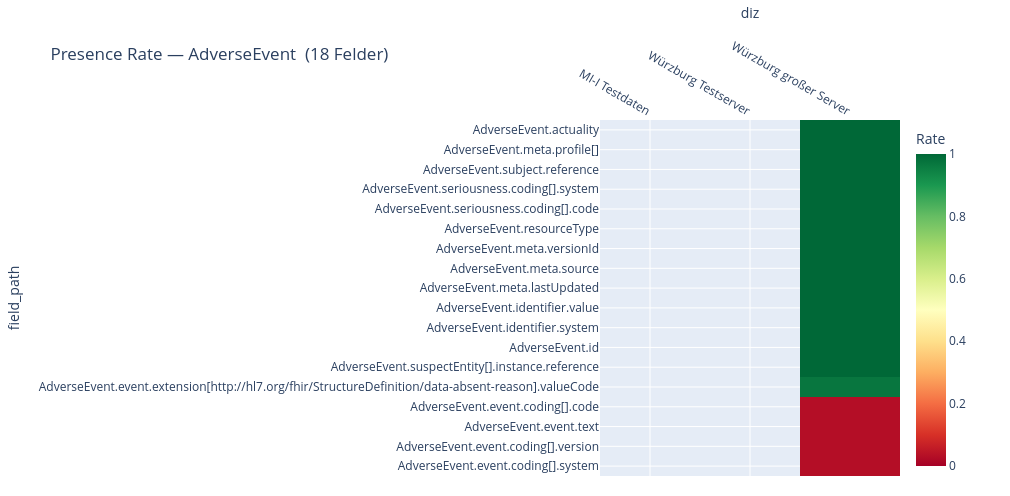
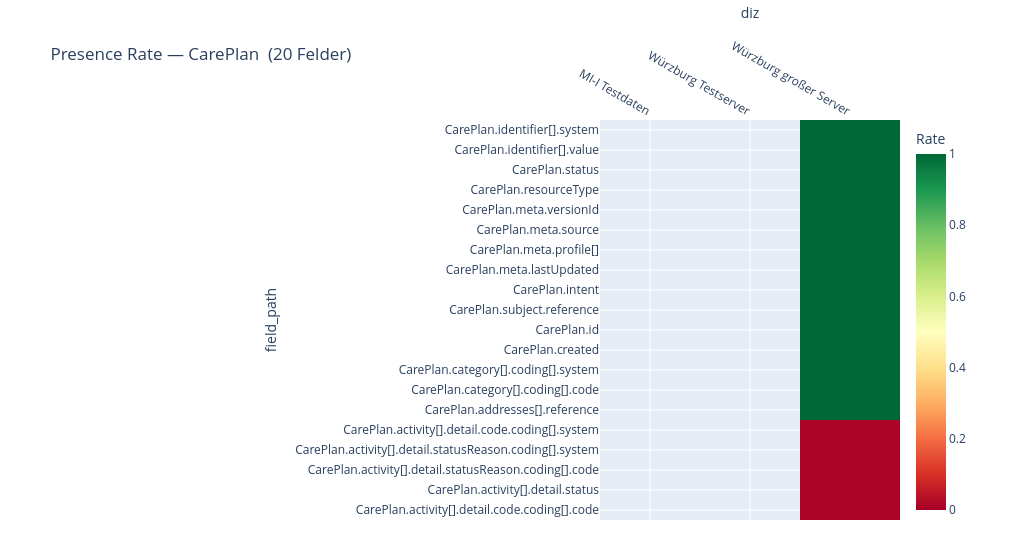
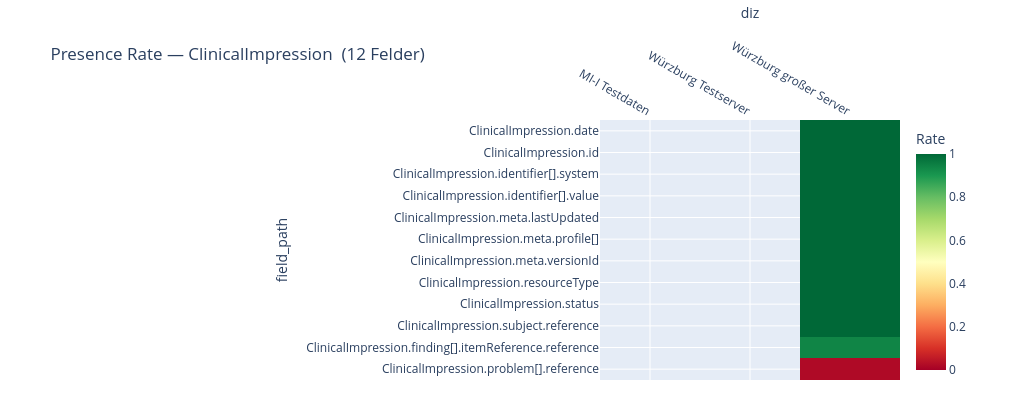
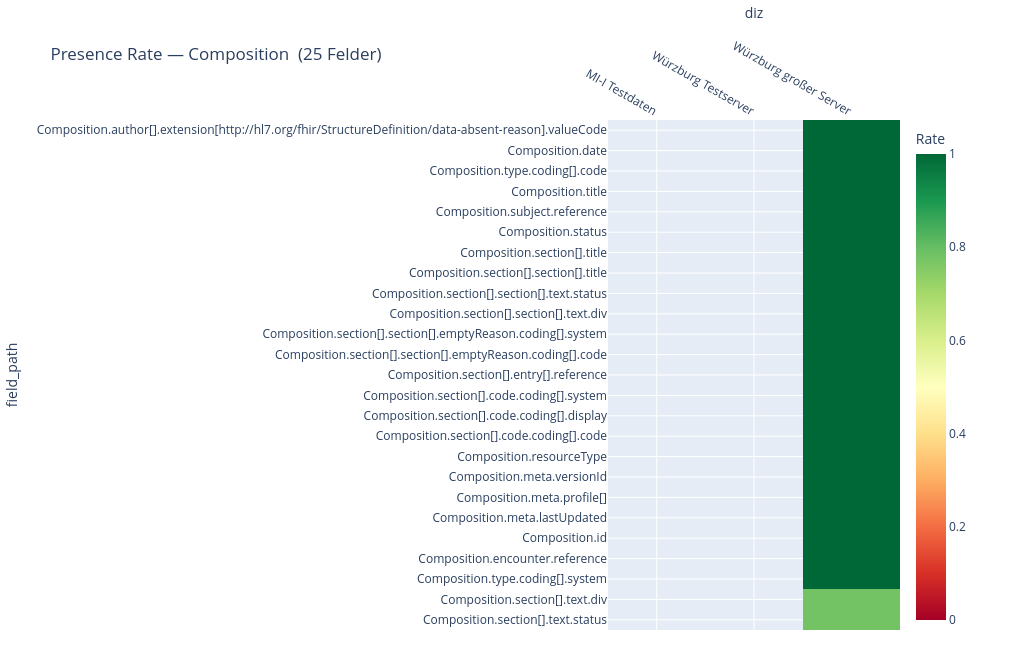

Source (notebook cell) for these figures, in order:
### Markdown cell above
***
## 2. Vollständigkeitsanalyse (Presence Rates)

Heatmap je Feld (Zeile) und DIZ (Spalte). Grün = immer vorhanden (1.0), Rot = nie (0.0), Grau/leer = Feld nicht im Profiling-Lauf dieser DIZ (NaN ≠ 0 %). Quelle: `*_fields.csv` → `presence_rate`, nur Datenfelder (`_is_data_field = True`).

### Code cell
# Globaler linker Rand aus ALLEN Feldnamen — sonst variiert Spaltenbreite je Ressourcentyp
_hm_l_margin = (
    max(180, min(int(max(len(s) for s in df_fields["field_path"].unique()) * 7), 600))
    if not df_fields.empty else 300
)
_HM_COL_PX = 90


def presence_heatmap(resource_type: str, min_presence_any_diz: float = 0.0):
    sub = df_fields[
        (df_fields["resource_type"] == resource_type) &
        (df_fields["_is_data_field"])
    ].copy()

    if sub.empty:
        print(f"Keine skalaren Felder für {resource_type} gefunden.")
        return

    pivot = sub.pivot_table(
        index="field_path", columns="diz",
        values="presence_rate", aggfunc="first"
    ).reindex(columns=LOADED_DIZ)

    pivot = pivot[pivot.max(axis=1) > min_presence_any_diz]

    if pivot.empty:
        print(f"Keine Felder über Schwellwert {min_presence_any_diz} für {resource_type}.")
        return

    pivot = pivot.loc[pivot.mean(axis=1).sort_values(ascending=False).index]

    height = max(400, len(pivot) * 22 + 100)
    width  = len(LOADED_DIZ) * _HM_COL_PX + _hm_l_margin + 140

    fig = px.imshow(
        pivot,
        color_continuous_scale="RdYlGn",
        zmin=0, zmax=1,
        aspect="auto",
        title=f"Presence Rate — {resource_type}  ({len(pivot)} Felder)",
        labels={"color": "Presence Rate"},
        height=height,
        width=width,
    )
    fig.update_xaxes(side="top")
    fig.update_layout(
        margin=dict(l=_hm_l_margin, r=110, t=80, b=20),
        coloraxis_colorbar_title="Rate",
    )
    fig.show()


# ── Heatmap für alle Ressourcentypen ─────────────────────────────────────
for rt in ALL_RT:
    presence_heatmap(rt)

### Figure 1 — Plotly figure (JSON) as saved in the notebook; plotly's stock layout.template omitted (floating-point values rounded to 4 significant figures)
{"data": [{"coloraxis": "coloraxis", "name": "0", "x": ["MI-I Testdaten", "Würzburg Testserver", "Würzburg großer Server"], "y": ["AdverseEvent.actuality", "AdverseEvent.meta.profile[]", "AdverseEvent.subject.reference", "AdverseEvent.seriousness.coding[].system", "AdverseEvent.seriousness.coding[].code", "AdverseEvent.resourceType", "AdverseEvent.meta.versionId", "AdverseEvent.meta.source", "AdverseEvent.meta.lastUpdated", "AdverseEvent.identifier.value", "AdverseEvent.identifier.system", "AdverseEvent.id", "AdverseEvent.suspectEntity[].instance.reference", "AdverseEvent.event.extension[http://hl7.org/fhir/StructureDefinition/data-absent-reason].valueCode", "AdverseEvent.event.coding[].code", "AdverseEvent.event.text", "AdverseEvent.event.coding[].version", "AdverseEvent.event.coding[].system"], "z": [[NaN, NaN, 1.0], [NaN, NaN, 1.0], [NaN, NaN, 1.0], [NaN, NaN, 1.0], [NaN, NaN, 1.0], [NaN, NaN, 1.0], [NaN, NaN, 1.0], [NaN, NaN, 1.0], [NaN, NaN, 1.0], [NaN, NaN, 1.0], [NaN, NaN, 1.0], [NaN, NaN, 1.0], [NaN, NaN, 1.0], [NaN, NaN, 0.97], [NaN, NaN, 0.03], [NaN, NaN, 0.03], [NaN, NaN, 0.03], [NaN, NaN, 0.03]], "type": "heatmap", "xaxis": "x", "yaxis": "y", "hovertemplate": "diz: %{x}<br>field_path: %{y}<br>Presence Rate: %{z}<extra></extra>"}], "layout": {"xaxis": {"anchor": "y", "domain": [0.0, 1.0], "title": {"text": "diz"}, "side": "top"}, "yaxis": {"anchor": "x", "domain": [0.0, 1.0], "autorange": "reversed", "title": {"text": "field_path"}}, "coloraxis": {"colorbar": {"title": {"text": "Rate"}}, "colorscale": [[0.0, "rgb(165,0,38)"], [0.1, "rgb(215,48,39)"], [0.2, "rgb(244,109,67)"], [0.3, "rgb(253,174,97)"], [0.4, "rgb(254,224,139)"], [0.5, "rgb(255,255,191)"], [0.6, "rgb(217,239,139)"], [0.7, "rgb(166,217,106)"], [0.8, "rgb(102,189,99)"], [0.9, "rgb(26,152,80)"], [1.0, "rgb(0,104,55)"]], "cmin": 0, "cmax": 1}, "title": {"text": "Presence Rate — AdverseEvent  (18 Felder)"}, "height": 496, "width": 1010, "margin": {"l": 600, "r": 110, "t": 80, "b": 20}}}

### Figure 2 — Plotly figure (JSON) as saved in the notebook; plotly's stock layout.template omitted (floating-point values rounded to 4 significant figures)
{"data": [{"coloraxis": "coloraxis", "name": "0", "x": ["MI-I Testdaten", "Würzburg Testserver", "Würzburg großer Server"], "y": ["CarePlan.identifier[].system", "CarePlan.identifier[].value", "CarePlan.status", "CarePlan.resourceType", "CarePlan.meta.versionId", "CarePlan.meta.source", "CarePlan.meta.profile[]", "CarePlan.meta.lastUpdated", "CarePlan.intent", "CarePlan.subject.reference", "CarePlan.id", "CarePlan.created", "CarePlan.category[].coding[].system", "CarePlan.category[].coding[].code", "CarePlan.addresses[].reference", "CarePlan.activity[].detail.code.coding[].system", "CarePlan.activity[].detail.statusReason.coding[].system", "CarePlan.activity[].detail.statusReason.coding[].code", "CarePlan.activity[].detail.status", "CarePlan.activity[].detail.code.coding[].code"], "z": [[NaN, NaN, 1.0], [NaN, NaN, 1.0], [NaN, NaN, 1.0], [NaN, NaN, 1.0], [NaN, NaN, 1.0], [NaN, NaN, 1.0], [NaN, NaN, 1.0], [NaN, NaN, 1.0], [NaN, NaN, 1.0], [NaN, NaN, 1.0], [NaN, NaN, 1.0], [NaN, NaN, 1.0], [NaN, NaN, 1.0], [NaN, NaN, 1.0], [NaN, NaN, 1.0], [NaN, NaN, 0.01], [NaN, NaN, 0.01], [NaN, NaN, 0.01], [NaN, NaN, 0.01], [NaN, NaN, 0.01]], "type": "heatmap", "xaxis": "x", "yaxis": "y", "hovertemplate": "diz: %{x}<br>field_path: %{y}<br>Presence Rate: %{z}<extra></extra>"}], "layout": {"xaxis": {"anchor": "y", "domain": [0.0, 1.0], "title": {"text": "diz"}, "side": "top"}, "yaxis": {"anchor": "x", "domain": [0.0, 1.0], "autorange": "reversed", "title": {"text": "field_path"}}, "coloraxis": {"colorbar": {"title": {"text": "Rate"}}, "colorscale": [[0.0, "rgb(165,0,38)"], [0.1, "rgb(215,48,39)"], [0.2, "rgb(244,109,67)"], [0.3, "rgb(253,174,97)"], [0.4, "rgb(254,224,139)"], [0.5, "rgb(255,255,191)"], [0.6, "rgb(217,239,139)"], [0.7, "rgb(166,217,106)"], [0.8, "rgb(102,189,99)"], [0.9, "rgb(26,152,80)"], [1.0, "rgb(0,104,55)"]], "cmin": 0, "cmax": 1}, "title": {"text": "Presence Rate — CarePlan  (20 Felder)"}, "height": 540, "width": 1010, "margin": {"l": 600, "r": 110, "t": 80, "b": 20}}}

### Figure 3 — Plotly figure (JSON) as saved in the notebook; plotly's stock layout.template omitted (floating-point values rounded to 4 significant figures)
{"data": [{"coloraxis": "coloraxis", "name": "0", "x": ["MI-I Testdaten", "Würzburg Testserver", "Würzburg großer Server"], "y": ["ClinicalImpression.date", "ClinicalImpression.id", "ClinicalImpression.identifier[].system", "ClinicalImpression.identifier[].value", "ClinicalImpression.meta.lastUpdated", "ClinicalImpression.meta.profile[]", "ClinicalImpression.meta.versionId", "ClinicalImpression.resourceType", "ClinicalImpression.status", "ClinicalImpression.subject.reference", "ClinicalImpression.finding[].itemReference.reference", "ClinicalImpression.problem[].reference"], "z": [[NaN, NaN, 1.0], [NaN, NaN, 1.0], [NaN, NaN, 1.0], [NaN, NaN, 1.0], [NaN, NaN, 1.0], [NaN, NaN, 1.0], [NaN, NaN, 1.0], [NaN, NaN, 1.0], [NaN, NaN, 1.0], [NaN, NaN, 1.0], [NaN, NaN, 0.94], [NaN, NaN, 0.02]], "type": "heatmap", "xaxis": "x", "yaxis": "y", "hovertemplate": "diz: %{x}<br>field_path: %{y}<br>Presence Rate: %{z}<extra></extra>"}], "layout": {"xaxis": {"anchor": "y", "domain": [0.0, 1.0], "title": {"text": "diz"}, "side": "top"}, "yaxis": {"anchor": "x", "domain": [0.0, 1.0], "autorange": "reversed", "title": {"text": "field_path"}}, "coloraxis": {"colorbar": {"title": {"text": "Rate"}}, "colorscale": [[0.0, "rgb(165,0,38)"], [0.1, "rgb(215,48,39)"], [0.2, "rgb(244,109,67)"], [0.3, "rgb(253,174,97)"], [0.4, "rgb(254,224,139)"], [0.5, "rgb(255,255,191)"], [0.6, "rgb(217,239,139)"], [0.7, "rgb(166,217,106)"], [0.8, "rgb(102,189,99)"], [0.9, "rgb(26,152,80)"], [1.0, "rgb(0,104,55)"]], "cmin": 0, "cmax": 1}, "title": {"text": "Presence Rate — ClinicalImpression  (12 Felder)"}, "height": 400, "width": 1010, "margin": {"l": 600, "r": 110, "t": 80, "b": 20}}}

### Figure 4 — Plotly figure (JSON) as saved in the notebook; plotly's stock layout.template omitted (floating-point values rounded to 4 significant figures)
{"data": [{"coloraxis": "coloraxis", "name": "0", "x": ["MI-I Testdaten", "Würzburg Testserver", "Würzburg großer Server"], "y": ["Composition.author[].extension[http://hl7.org/fhir/StructureDefinition/data-absent-reason].valueCode", "Composition.date", "Composition.type.coding[].code", "Composition.title", "Composition.subject.reference", "Composition.status", "Composition.section[].title", "Composition.section[].section[].title", "Composition.section[].section[].text.status", "Composition.section[].section[].text.div", "Composition.section[].section[].emptyReason.coding[].system", "Composition.section[].section[].emptyReason.coding[].code", "Composition.section[].entry[].reference", "Composition.section[].code.coding[].system", "Composition.section[].code.coding[].display", "Composition.section[].code.coding[].code", "Composition.resourceType", "Composition.meta.versionId", "Composition.meta.profile[]", "Composition.meta.lastUpdated", "Composition.id", "Composition.encounter.reference", "Composition.type.coding[].system", "Composition.section[].text.div", "Composition.section[].text.status"], "z": [[NaN, NaN, 1.0], [NaN, NaN, 1.0], [NaN, NaN, 1.0], [NaN, NaN, 1.0], [NaN, NaN, 1.0], [NaN, NaN, 1.0], [NaN, NaN, 1.0], [NaN, NaN, 1.0], [NaN, NaN, 1.0], [NaN, NaN, 1.0], [NaN, NaN, 1.0], [NaN, NaN, 1.0], [NaN, NaN, 1.0], [NaN, NaN, 1.0], [NaN, NaN, 1.0], [NaN, NaN, 1.0], [NaN, NaN, 1.0], [NaN, NaN, 1.0], [NaN, NaN, 1.0], [NaN, NaN, 1.0], [NaN, NaN, 1.0], [NaN, NaN, 1.0], [NaN, NaN, 1.0], [NaN, NaN, 0.78], [NaN, NaN, 0.78]], "type": "heatmap", "xaxis": "x", "yaxis": "y", "hovertemplate": "diz: %{x}<br>field_path: %{y}<br>Presence Rate: %{z}<extra></extra>"}], "layout": {"xaxis": {"anchor": "y", "domain": [0.0, 1.0], "title": {"text": "diz"}, "side": "top"}, "yaxis": {"anchor": "x", "domain": [0.0, 1.0], "autorange": "reversed", "title": {"text": "field_path"}}, "coloraxis": {"colorbar": {"title": {"text": "Rate"}}, "colorscale": [[0.0, "rgb(165,0,38)"], [0.1, "rgb(215,48,39)"], [0.2, "rgb(244,109,67)"], [0.3, "rgb(253,174,97)"], [0.4, "rgb(254,224,139)"], [0.5, "rgb(255,255,191)"], [0.6, "rgb(217,239,139)"], [0.7, "rgb(166,217,106)"], [0.8, "rgb(102,189,99)"], [0.9, "rgb(26,152,80)"], [1.0, "rgb(0,104,55)"]], "cmin": 0, "cmax": 1}, "title": {"text": "Presence Rate — Composition  (25 Felder)"}, "height": 650, "width": 1010, "margin": {"l": 600, "r": 110, "t": 80, "b": 20}}}
